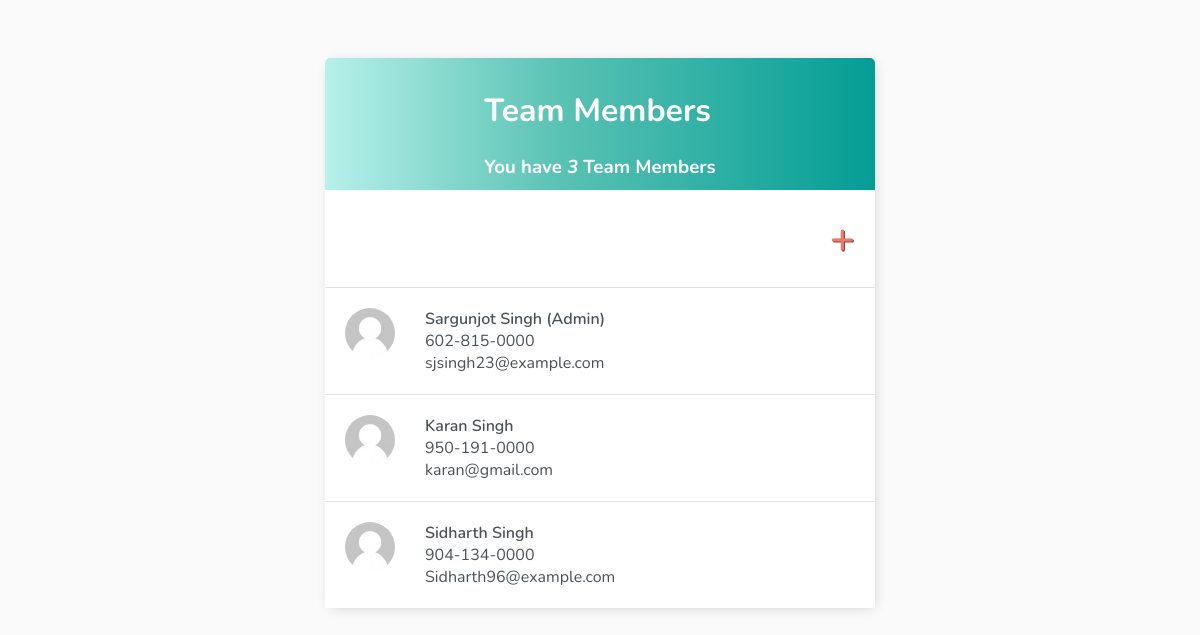
The app's page /, older data.
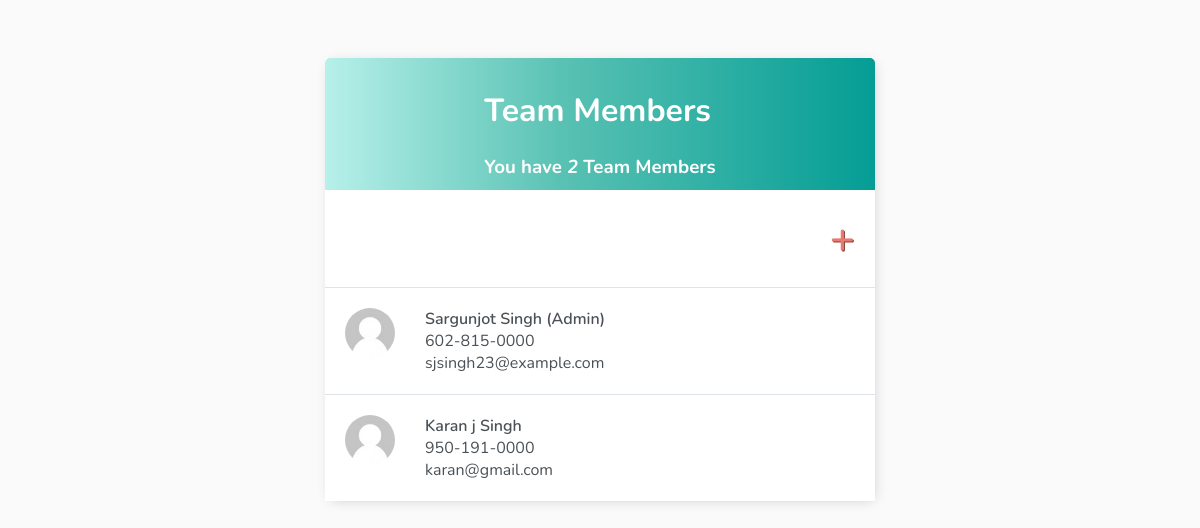
The same page, newer data.
### base/models.py (models this page shows, shortened)
class Team(models.Model):
    firstname = models.CharField(max_length=200)
    lastname = models.CharField(max_length=200,null=True, blank=True)
    email = models.EmailField(max_length = 254,null=True, blank=True)
    phone_regex = RegexValidator(regex=r'^\+?1?\d{9,15}$', message="Phone number must be entered in the format: '+999999999'. Up to 12 digits are allowed.")
    phone_number = models.CharField(validators=[phone_regex], max_length=12, null=True,blank=True) # validators should be a list
    create = models.DateTimeField(auto_now_add=True)
    role = models.CharField(choices=ROLES, max_length=128, default='Regular')
    class Meta:
        ordering = ['create']

### base/views.py (the view)
# urls.py: path('', TeamList.as_view(), name='teamList' ),
class TeamList(ListView):
    model = Team
    context_object_name = 'team'
    def get_context_data(self, **kwargs):
        context = super().get_context_data(**kwargs)
        context['count'] = context['team'].count()
        return context

### base/templates/base/team_list.html (shortened to what this page needs)
{% extends 'base/main.html' %}
{% block content%}
<div class="header-bar">
    <div>
        <h1>
            Team Members
        </h1>
        <h3 style="margin:0"> You have <i>{{count}}</i> Team Member{{ count|pluralize:"s"}}</h3>
    </div>
</div>
<div id="team-add-wrapper">
    <a id="add-link" href="{% url 'team-add' %}">&#x2b;</a>
</div>
<div id="teamlist" class="team-items-wrapper">
    {% for team_member in team %}
    <div class="team-wrapper" data-position="{{team_member.pk}}">
        <div class="team-title">
            <div>
                {% load static %}
                <img class="team-icon" src="{% static 'avatar.png' %}" class="task-incomplete-icon"></img>
            </div>
            <div class="team-list-space">
                <a href="{% url 'team-update' team_member.id %}">{{team_member.firstname}} {{team_member.lastname}} {%if team_member.role == "Admin" %} <span>(Admin)</span> {% endif %}</a>
                <p>
                    {{team_member.phone_number}}
                </p>
                <p>
                    {{team_member.email}}
                </p>
            </div>
        </div>
    </div>
    {% empty %}
    <div style="text-align: center; padding-bottom: 10px; line-height: 1em;">
        <h3>No Team Members are Added.</h3>
        <h3>Add a <a style="text-decoration: none; color: #e53935;" href="{% url 'team-add' %}">New Team Member</a> !
        </h3>
    </div>
    {% endfor %}
</div>
{% endblock content%}

Row changes from the older to the newer data that the page shows:
removed Team: firstname "Sidharth", lastname "Singh", phone_number "904-134-0000", email "Sidharth96@example.com"
changed Team "karan@gmail.com": firstname "Karan" → "Karan j"
Text that changed along with them:
{{ count }}: "3" → "2"
